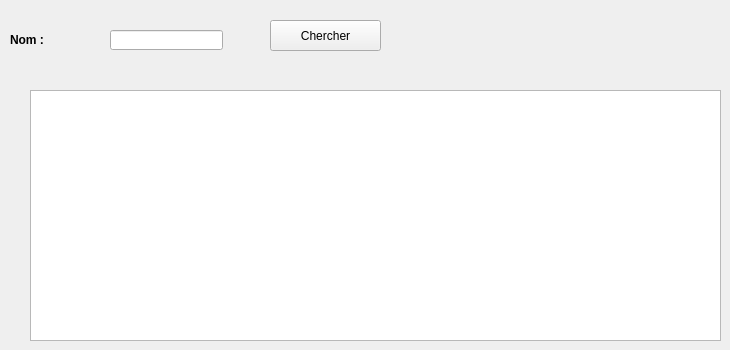
      <widget class="QWidget" name="aff_regionE">
       <attribute name="title">
        <string>afficher</string>
       </attribute>
       <widget class="QTableView" name="afficher_fact">
        <property name="geometry">
         <rect>
          <x>30</x>
          <y>90</y>
          <width>691</width>
          <height>251</height>
         </rect>
        </property>
        <property name="styleSheet">
         <string notr="true"/>
        </property>
       </widget>
       <widget class="QLabel" name="label_39">
        <property name="geometry">
         <rect>
          <x>10</x>
          <y>30</y>
          <width>91</width>
          <height>20</height>
         </rect>
        </property>
        <property name="font">
         <font>
          <weight>75</weight>
          <bold>true</bold>
         </font>
        </property>
        <property name="text">
         <string>Nom :</string>
        </property>
       </widget>
       <widget class="QPushButton" name="button_reg_E">
        <property name="geometry">
         <rect>
          <x>270</x>
          <y>20</y>
          <width>111</width>
          <height>31</height>
         </rect>
        </property>
        <property name="autoFillBackground">
         <bool>false</bool>
        </property>
        <property name="styleSheet">
         <string notr="true">#pushButton_chercher
{
-moz-box-shadow: 0px 10px 14px -7px #3e7327;
	-webkit-box-shadow: 0px 10px 14px -7px #3e7327;
	box-shadow: 0px 10px 14px -7px #3e7327;
	background:-webkit-gradient(linear, left top, left bottom, color-stop(0.05, #77b55a), color-stop(1, #72b352));
	background:-moz-linear-gradient(top, #77b55a 5%, #72b352 100%);
	background:-webkit-linear-gradient(top, #77b55a 5%, #72b352 100%);
	background:-o-linear-gradient(top, #77b55a 5%, #72b352 100%);
	background:-ms-linear-gradient(top, #77b55a 5%, #72b352 100%);
	background:linear-gradient(to bottom, #77b55a 5%, #72b352 100%);
	
	background-color: darkCyan ;
	-moz-border-radius:4px;
	-webkit-border-radius:4px;
	border-radius:4px;
	border:1px solid #4b8f29;
	display:inline-block;
	cursor:pointer;
	color:#ffffff;
	font-family:Arial;
	font-size:13px;
	font-weight:bold;
	padding:6px 12px;
	text-decoration:none;
	text-shadow:0px 1px 0px #5b8a3c;
}
#pushButton_chercher:hover{
background:-webkit-gradient(linear, left top, left bottom, color-stop(0.05, #72b352), color-stop(1, #77b55a));
	background:-moz-linear-gradient(top, #72b352 5%, #77b55a 100%);
	background:-webkit-linear-gradient(top, #72b352 5%, #77b55a 100%);
	background:-o-linear-gradient(top, #72b352 5%, #77b55a 100%);
	background:-ms-linear-gradient(top, #72b352 5%, #77b55a 100%);
	background:linear-gradient(to bottom, #72b352 5%, #77b55a 100%);
	
	background-color:blue;
}</string>
        </property>
        <property name="text">
         <string>Chercher</string>
        </property>
       </widget>
       <widget class="QLineEdit" name="cp_recherher_E">
        <property name="geometry">
         <rect>
          <x>110</x>
          <y>30</y>
          <width>113</width>
          <height>20</height>
         </rect>
        </property>
        <property name="text">
         <string/>
        </property>
       </widget>
      </widget>
